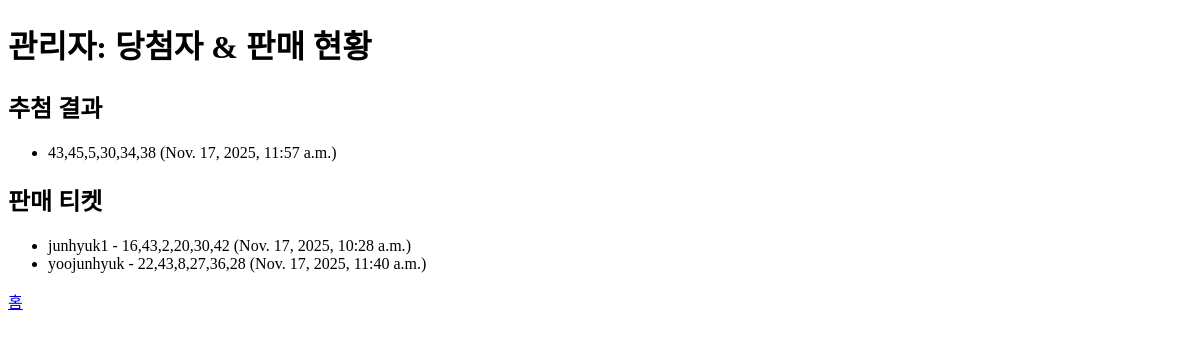
The page /admin_check/ on the database as committed earlier.
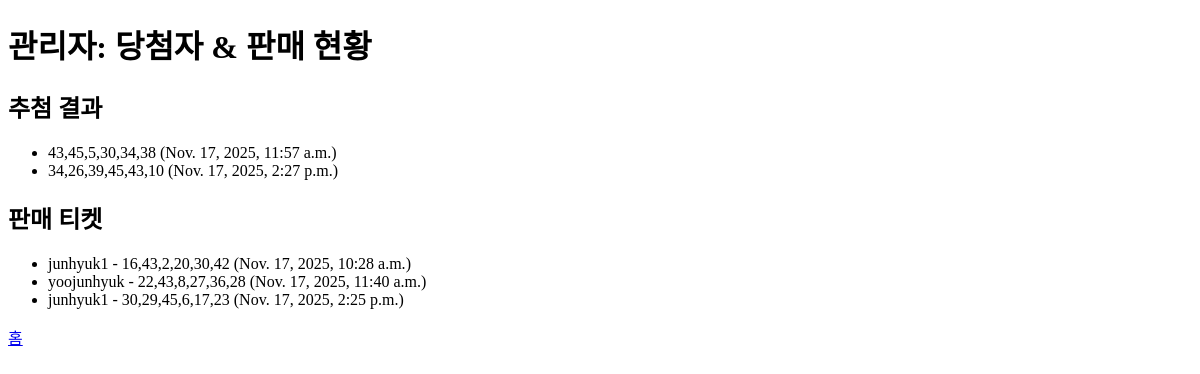
The same page on the database as committed later.
### lotto_app/models.py (models this page shows, shortened)
class LottoDraw(models.Model):
    numbers = models.CharField(max_length=50)
    draw_date = models.DateTimeField(auto_now_add=True)

class LottoTicket(models.Model):
    user = models.ForeignKey(User, on_delete=models.CASCADE)
    numbers = models.CharField(max_length=50)
    created_at = models.DateTimeField(auto_now_add=True)

### lotto_app/views.py (the view)
# urls.py: path('admin_check/', views.admin_check, name='admin_check'),
def admin_check(request):
    draws = LottoDraw.objects.all()
    tickets = LottoTicket.objects.all()
    return render(request, 'lotto_app/admin_check.html', {'draws': draws, 'tickets': tickets})

### lotto_app/templates/lotto_app/admin_check.html (shortened to what this page needs)
<!DOCTYPE html>
<html lang="ko">
<head>
</head>
<body>
    <h1>관리자: 당첨자 & 판매 현황</h1>
    <h2>추첨 결과</h2>
    <ul>
        {% for d in draws %}
        <li>{{ d.numbers }} ({{ d.draw_date }})</li>
        {% empty %}
        <li>추첨 없음</li>
        {% endfor %}
    </ul>
    <h2>판매 티켓</h2>
    <ul>
        {% for t in tickets %}
        <li>{{ t.user.username }} - {{ t.numbers }} ({{ t.created_at }})</li>
        {% empty %}
        <li>판매 없음</li>
        {% endfor %}
    </ul>
    <a href="{% url 'home' %}">홈</a>
</body>
</html>

Rows that differ between the two databases and show on the page:
added LottoDraw: numbers "34,26,39,45,43,10", draw_date "Nov. 17, 2025, 2:27 p.m."
added LottoTicket: user.username "junhyuk1", numbers "30,29,45,6,17,23", created_at "Nov. 17, 2025, 2:25 p.m."
